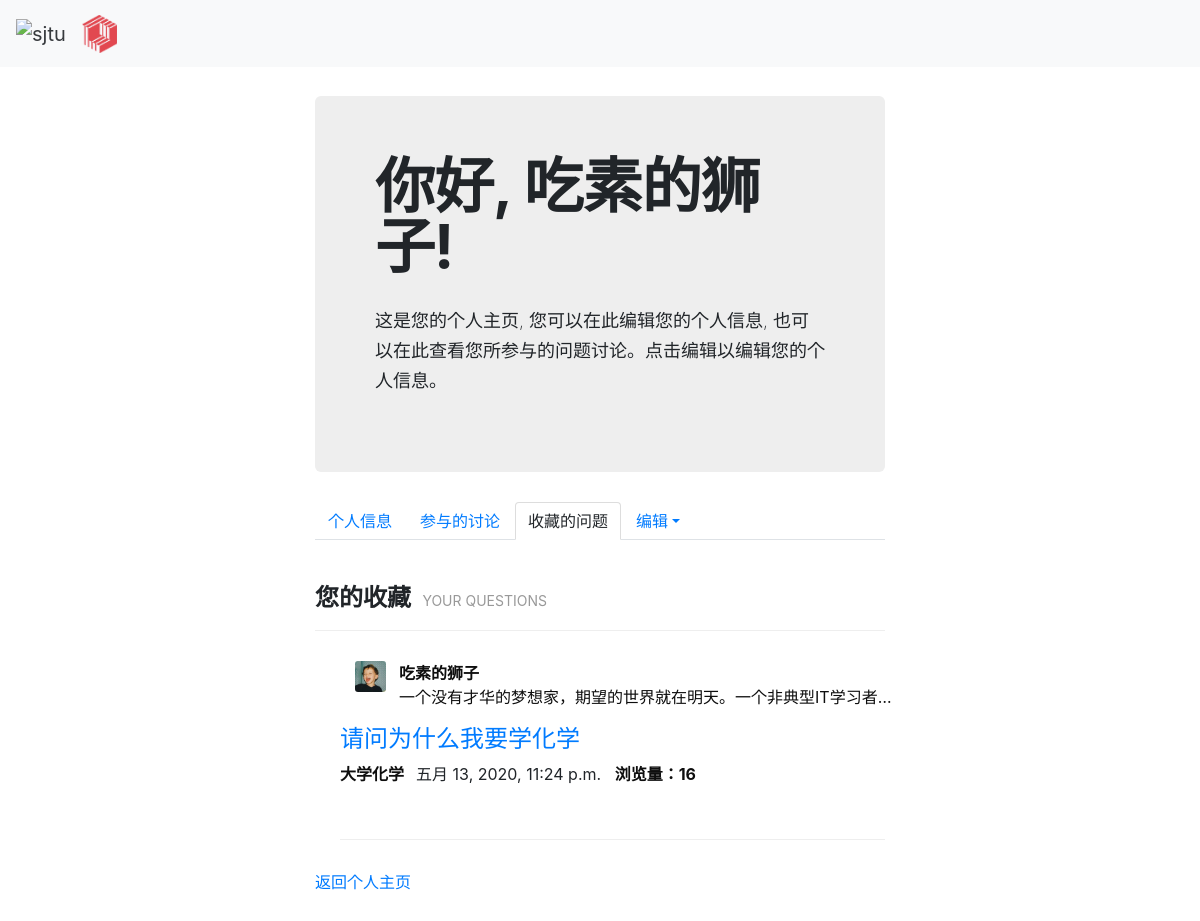
Page /qas_system/userpage/collect_question/ (signed in) on the earlier database version.
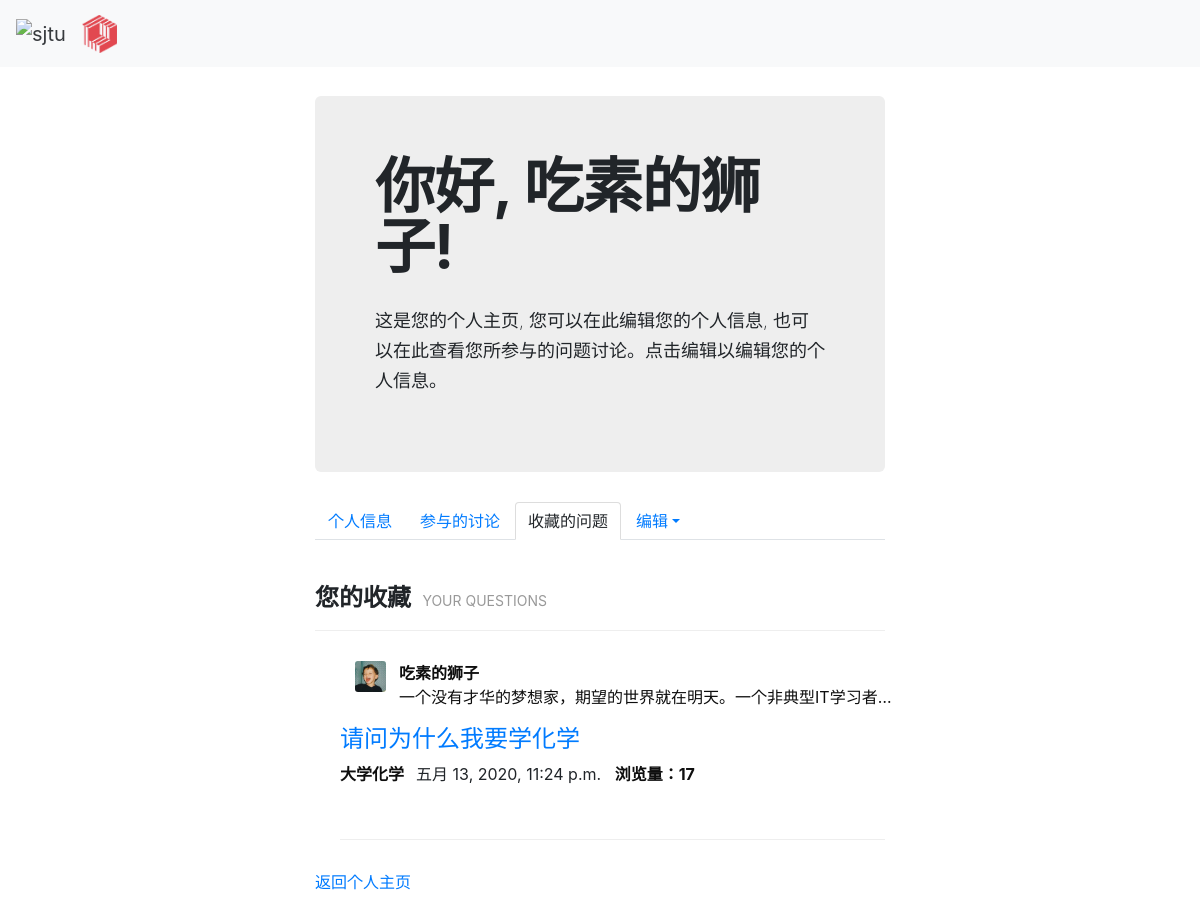
Same page on the later database version.
### qas_system/models.py (models this page shows, shortened)
class Question(models.Model):
    question_title = models.CharField(verbose_name='标题', max_length=30, blank=False)
    question_text = RichTextField(verbose_name='具体描述')
    question_subject = models.ForeignKey('Subject', verbose_name='科目', on_delete=models.CASCADE)
    pub_date = models.DateTimeField(auto_now=True, verbose_name='提问日期')
    page_views = models.PositiveIntegerField(default=0, verbose_name='浏览量')
    questioner = models.ForeignKey('User', verbose_name='提问者', on_delete=models.CASCADE)
    good_num = models.IntegerField(default=0, verbose_name='点赞量')

class User(models.Model):
    user_name = models.CharField(verbose_name='用户名', max_length=30, blank=False, unique=True)
    password = models.CharField(verbose_name='密码', max_length=30, blank=False)
    avatar = models.ImageField(upload_to='avatar/', verbose_name='头像', blank=True, null=True)
    email = models.CharField(max_length=20, default='', verbose_name='邮箱', blank=True, null=True)
    bio = models.TextField(max_length=500, default='', verbose_name='个人简介', blank=True, null=True)
    college = models.CharField(max_length=30, default='', verbose_name='学院', blank=True, null=True)
    major = models.CharField(max_length=20, default='', verbose_name='专业', blank=True, null=True)
    grade = models.CharField(max_length=20, default='', verbose_name='年级', blank=True, null=True)
    sex = models.CharField(max_length=2, default='', verbose_name='性别', blank=True, null=True)
    collect_question = models.ManyToManyField('Question')
    def __str__(self):
        return self.user_name

class Subject(models.Model):
    name = models.CharField(max_length=30, unique=True, verbose_name='科目名称')
    def __str__(self):
        return self.name

### qas_system/views.py (the view)
# urls.py: path('userpage/collect_question/', views.userpage_collect_question),  # 查看收藏的问题
def userpage_collect_question(request):
    try:
        user = User.objects.get(id=request.session['user_id'])
    except KeyError:
        return HttpResponse("请先登录！")
    my_collect = user.collect_question.all()
    return render(request, 'personal_collect_question.html', {'my_collect': my_collect, 'user': user})

### templates/personal_collect_question.html (shortened to what this page needs)
{% extends 'base.html' %}
{% load static %}
{% block link_before %}
    <link href="{% static 'bootstrap-combined.min.css' %}" rel="stylesheet">
{% endblock %}
{% block link_after %}
    <link href="{% static 'layoutit.css'%}" rel="stylesheet">
{% endblock %}
{% block content %}
<div class="container-fluid">
	<div class="row-fluid">
		<div class="span3">
		</div>
		<div class="span6">
			<div class="hero-unit">
				<h1>
					<strong>你好, {{ user.user_name }}!</strong>
				</h1>
                <div>&nbsp;</div>
				<p>
					这是您的个人主页, 您可以在此编辑您的个人信息, 也可以在此查看您所参与的问题讨论。点击编辑以编辑您的个人信息。
				</p>
			</div>
			<ul class="nav nav-tabs">
				<li>
					<a href="/qas_system/userpage/">个人信息</a>
				</li>
				<li>
					<a href="/qas_system/userpage/related_discuss/">参与的讨论</a>
				</li>
                <li class="active">
					<a>收藏的问题</a>
				</li>
				<li class="dropdown" >
                    <a href="#" data-toggle="dropdown" class="dropdown-toggle">编辑</a>
				</li>
			</ul>
            <div>&nbsp;</div>
<div class="page-header" contenteditable="true"><h4><strong>您的收藏 &nbsp;<small>YOUR QUESTIONS</small></strong></h4></div>
{% if my_collect %}
    <ul>
    {% for question in my_collect %}
        <div class="desc">
            <div class="container-fluid">
                 <div class="span1">
                     {% if question.questioner.avatar %}
                         <img style="width: 50px" src="{{ question.questioner.avatar.url }}" class="card-img"/>
                     {% else %}
                         <img style="width: 50px" src="/media/avatar/default0.jpg" class="card-img"/>
                     {% endif %}
                 </div>
				 <div class="span10">
                     <a href="#" style="color: #0e0e0e"><strong>{{ question.questioner }}</strong></a>
                     <p style="color: #0e0e0e" class="pl">{{ question.questioner.bio }}&nbsp;</p>
                 </div>
			</div>
            <h4><a href="/qas_system/question/{{ question.id }}/">{{ question.question_title }}</a></h4>
			<p class="meta">
				 <span class="sub"><a href="#" style="color: #0e0e0e"><strong>{{ question.question_subject }}&nbsp;&nbsp;</strong></a></span>
				 <span class="date">{{ question.pub_date }}</span>
                 <span><a href="#" style="color: #0e0e0e">&nbsp;&nbsp;<strong>浏览量：{{ question.page_views }}</strong></a></span>
			</p>
        </div>
        <div class="page-header" contenteditable="true"></div>
    {% endfor %}
    </ul>
{% else %}
    <p>您还没有收藏过</p>
{% endif %}
        <a href="/qas_system/userpage/", target="_self">返回个人主页</a>
		</div>
		<div class="span3">
		</div>
</div>
</div>
{% endblock %}

Differences in the rows shown:
changed Question "请问为什么我要学化学": page_views "16" → "17"
